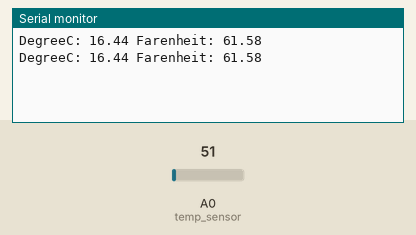
Simulated run of this sketch. Board: Arduino Uno, built with avr-gcc and run on an emulated ATmega328P. On the bench: the last lines printed to the serial monitor. The inputs (shaded band) are chosen by the test bench; at power-on: A0 (temp_sensor) = 51.

Above: at 1.8 s.
1.9 s: A0 (temp_sensor) set to 61
At 2.8 s:
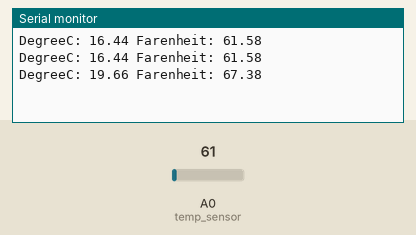
3.4 s: A0 (temp_sensor) set to 71
At 4.8 s:
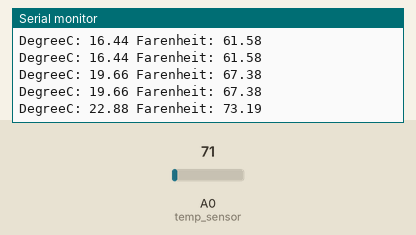
Timing chart, 0 to 6.4 s (numbered marks = the images above; inputs shaded):
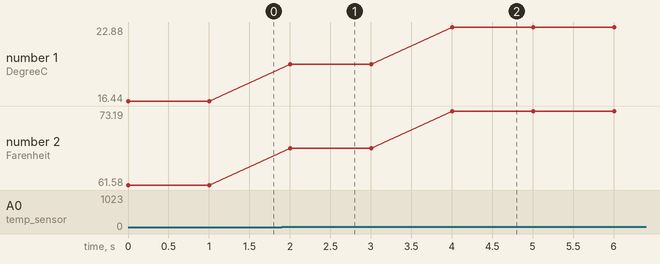

Measured:
- after the input at 1.9 s, the serial monitor: prints a new line after 0.10 s (image 1)
- after the input at 3.4 s, the serial monitor: prints a new line after 0.61 s (image 2)
- plotted number 1: 16.44 → 19.66 after the input at 1.9 s, 19.66 → 22.88 after the input at 3.4 s
- plotted number 2: 61.58 → 67.38 after the input at 1.9 s, 67.38 → 73.19 after the input at 3.4 s

The sketch:

lab_code_2_day_1.ino
```cpp
// initializes or defines the output pin of the LM35 temperature sensor
int temp_sensor= A0;

//this sets the ground pin to LOW and the input voltage pin to high
void setup() {
  Serial.begin(9600);
}

void loop(){
  int analogValue = analogRead(temp_sensor); // 0-1023
  float millivolts = (analogValue/1024.0) * 3300; //3300 is the voltage provided by NodeMCU
  float celsius = millivolts/10;
  Serial.print("DegreeC: ");
  Serial.print(celsius);

  //---------- Here is the calculation for Fahrenheit ----------//

  float fahrenheit = ((celsius * 9)/5 + 32);
  Serial.print(" Farenheit: ");
  Serial.println(fahrenheit);
  delay(1000); // 1s
}
```
